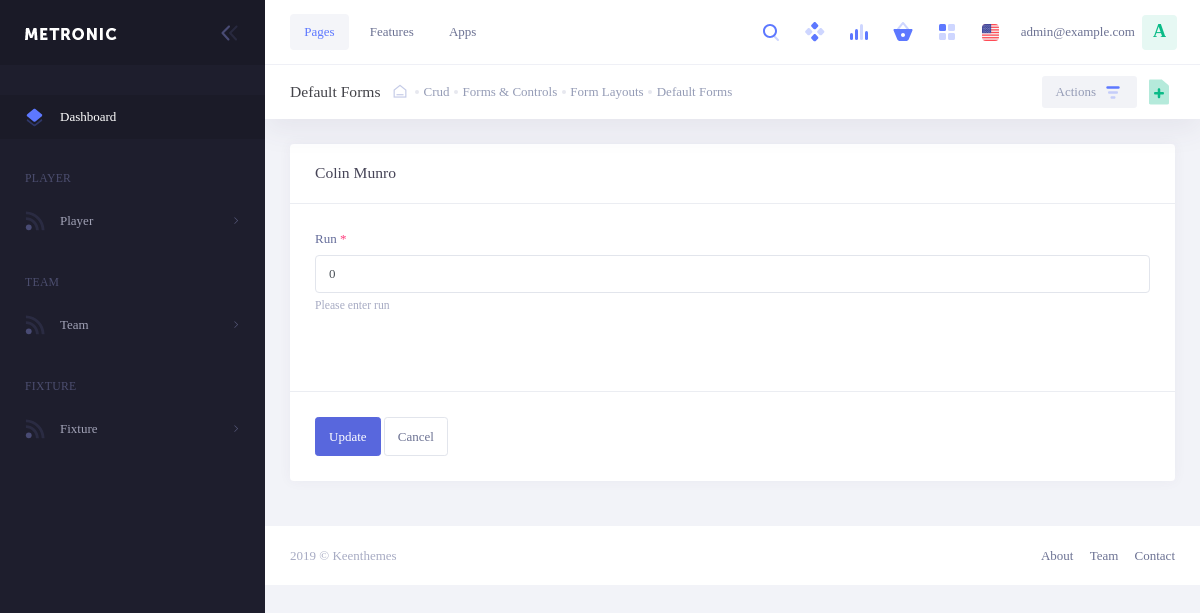
The page /player_history_edit/49/ (signed in) on the database its author committed.
### custom_admin/models.py (models this page shows, shortened)
class User(AbstractBaseUser, PermissionsMixin):
    is_staff = models.BooleanField(default=True)
    is_active = models.BooleanField(default=True)
    email = models.EmailField(max_length=60, unique=True)
    first_name = models.CharField(max_length=60, blank=True)
    last_name = models.CharField(max_length=60, blank=True)
    phone = models.CharField(max_length=20, blank=True)
    avatar = models.ImageField(upload_to='user/profile_images/%Y/%m/%d', default='')
    objects = UserManager()
    USERNAME_FIELD = 'email'

### cricket_app/models.py (models this page shows, shortened)
class PlayerHistory(models.Model):
    fixture = models.ForeignKey(Fixture, on_delete=models.SET_NULL, null=True)
    match = models.ForeignKey(Match, on_delete=models.SET_NULL, null=True)
    team = models.ForeignKey(Team, on_delete=models.SET_NULL, null=True)
    player = models.ForeignKey(Player, on_delete=models.SET_NULL, null=True)
    run = models.IntegerField(default=0)

class Player(models.Model):
    uuid = models.UUIDField(default=uuid.uuid4, editable=False)
    first_name = models.CharField(max_length=250, blank=False)
    last_name = models.CharField(max_length=250, blank=False)
    image_uri = models.ImageField(upload_to='player/image_uri/%Y/%m/%d', blank=False)
    jersey_number = models.PositiveSmallIntegerField()
    country = models.CharField(max_length=250)

### custom_admin/views.py (the view, shortened to what this page needs)
# urls.py: path('player_history_edit/<int:pk>/', PlayerHistoryEdit.as_view(), name='player-history-edit'),
class PlayerHistoryEdit(LoginRequiredMixin, UserPassesTestMixin, View):
    template_name = 'custom_admin/player_history/edit.html'
    login_url = reverse_lazy('login')
    form_class = PlayerHistoryEditForm
    context = dict()
    def test_func(self):
        return self.request.user.is_superuser
    def get(self, request, **kwargs):
        player_history = PlayerHistory.objects.get(pk=kwargs['pk'])
        self.context['player_history'] = player_history
        return render(request, self.template_name, self.context)

### templates/custom_admin/player_history/edit.html (shortened to what this page needs)
{% extends "custom_admin/index.html" %}
{% load static %}
{% block content %}
<div class="kt-subheader   kt-grid__item" id="kt_subheader">
    <div class="kt-subheader__main">
        <h3 class="kt-subheader__title">
            Default Forms </h3>
        <div class="kt-subheader__breadcrumbs">
            <a href="#" class="kt-subheader__breadcrumbs-home"><i class="flaticon2-shelter"></i></a>
            <span class="kt-subheader__breadcrumbs-separator"></span>
            <a href="#" class="kt-subheader__breadcrumbs-link">
                Crud </a>
            <span class="kt-subheader__breadcrumbs-separator"></span>
            <a href="#" class="kt-subheader__breadcrumbs-link">
                Forms & Controls </a>
            <span class="kt-subheader__breadcrumbs-separator"></span>
            <a href="#" class="kt-subheader__breadcrumbs-link">
                Form Layouts </a>
            <span class="kt-subheader__breadcrumbs-separator"></span>
            <a href="#" class="kt-subheader__breadcrumbs-link">
                Default Forms </a>
        </div>
    </div>
    <div class="kt-subheader__toolbar">
        <div class="kt-subheader__wrapper">
            <a href="#" class="btn kt-subheader__btn-primary">
                Actions &nbsp;
            </a>
            <div class="dropdown dropdown-inline" data-toggle="kt-tooltip" title="Quick actions"
                 data-placement="left">
                <a href="#" class="btn btn-icon" data-toggle="dropdown" aria-haspopup="true"
                   aria-expanded="false">
                </a>
            </div>
        </div>
    </div>
</div>
<div class="kt-content  kt-grid__item kt-grid__item--fluid" id="kt_content">
    <div class="row">
        <div class="col-lg-12">
            <div class="kt-portlet">
                <div class="kt-portlet__head">
                    <div class="kt-portlet__head-label">
                        <h3 class="kt-portlet__head-title">
                            {{ player_history.player.first_name }} {{ player_history.player.last_name }}
                        </h3>
                    </div>
                </div>
                <form class="kt-form kt-form--label-left" action="{% url 'player-history-edit' pk=player_history.id %}" method="post"
                      enctype="multipart/form-data">
                    <div class="kt-portlet__body">
                        <div class="kt-section kt-section--first">
                            <div class="form-group">
                                <label> Run <span class="kt-font-danger kt-font-bold">*</span></label>
                                <input type="text" class="form-control" name="run"
                                       placeholder="Enter run" value="{{ player_history.run }}">
                                <span class="form-text text-muted">Please enter run</span>
                            </div>
                        </div>
                    </div>
                    <div class="kt-portlet__foot">
                        <div class="kt-form__actions">
                            <button type="submit" class="btn btn-primary">Update</button>
                            <button type="reset" class="btn btn-secondary">Cancel</button>
                        </div>
                    </div>
                </form>
            </div>
        </div>
    </div>
</div>
{% endblock content %}

### templates/custom_admin/partials/_navbar.html (shortened to what this page needs)
{% load static %}
<div id="kt_header" class="kt-header kt-grid__item  kt-header--fixed ">
    <div class="kt-header-menu-wrapper" id="kt_header_menu_wrapper">
        <div id="kt_header_menu" class="kt-header-menu kt-header-menu-mobile  kt-header-menu--layout-default ">
            <ul class="kt-menu__nav ">
                <li class="kt-menu__item  kt-menu__item--open kt-menu__item--here kt-menu__item--submenu kt-menu__item--rel kt-menu__item--open kt-menu__item--here kt-menu__item--active"
                    data-ktmenu-submenu-toggle="click" aria-haspopup="true"><a href="javascript:;"
                        class="kt-menu__link kt-menu__toggle"><span class="kt-menu__link-text">Pages</span></a>
                </li>
                <li class="kt-menu__item  kt-menu__item--submenu kt-menu__item--rel" data-ktmenu-submenu-toggle="click"
                    aria-haspopup="true"><a href="javascript:;" class="kt-menu__link kt-menu__toggle"><span
                            class="kt-menu__link-text">Features</span></a>
                </li>
                <li class="kt-menu__item  kt-menu__item--submenu kt-menu__item--rel" data-ktmenu-submenu-toggle="click"
                    aria-haspopup="true"><a href="javascript:;" class="kt-menu__link kt-menu__toggle"><span
                            class="kt-menu__link-text">Apps</span></a>
                </li>
            </ul>
        </div>
    </div>
    <div class="kt-header__topbar">
        <div class="kt-header__topbar-item kt-header__topbar-item--search dropdown" id="kt_quick_search_toggle">
            <div class="kt-header__topbar-wrapper" data-toggle="dropdown" data-offset="10px,0px">
                <span class="kt-header__topbar-icon">
                     </span>
            </div>
        </div>
        <div class="kt-header__topbar-item dropdown">
            <div class="kt-header__topbar-wrapper" data-toggle="dropdown" data-offset="30px,0px" aria-expanded="true">
                <span class="kt-header__topbar-icon kt-pulse kt-pulse--brand">
                </span>
            </div>
        </div>
        <div class="kt-header__topbar-item dropdown">
            <div class="kt-header__topbar-wrapper" data-toggle="dropdown" data-offset="30px,0px" aria-expanded="true">
                <span class="kt-header__topbar-icon">
                     </span>
            </div>
        </div>
        <div class="kt-header__topbar-item dropdown">
            <div class="kt-header__topbar-wrapper" data-toggle="dropdown" data-offset="30px,0px" aria-expanded="true">
                <span class="kt-header__topbar-icon">
                     </span>
            </div>
        </div>
        <div class="kt-header__topbar-item kt-header__topbar-item--quick-panel" data-toggle="kt-tooltip"
            title="Quick panel" data-placement="right">
            <span class="kt-header__topbar-icon" id="kt_quick_panel_toggler_btn">
                 </span>
        </div>
        <div class="kt-header__topbar-item kt-header__topbar-item--langs">
            <div class="kt-header__topbar-wrapper" data-toggle="dropdown" data-offset="10px,0px">
                <span class="kt-header__topbar-icon">
                    <img class="" src="{% static 'custom_admin/assets/media/flags/020-flag.svg' %}" alt="" />
                </span>
            </div>
        </div>
        <div class="kt-header__topbar-item kt-header__topbar-item--user">
            <div class="kt-header__topbar-wrapper" data-toggle="dropdown" data-offset="0px,0px">
                <div class="kt-header__topbar-user">
                    <span class="kt-header__topbar-username kt-hidden-mobile">{{ request.user.email }}</span>
                    <span
                        class="kt-badge kt-badge--username kt-badge--unified-success kt-badge--lg kt-badge--rounded kt-badge--bold">{{ request.user.email.0 | title }}</span>
                </div>
            </div>
        </div>
    </div>
</div>

### static/custom_admin/assets/css/demo1/skins/header/base/light.css (style rules this page uses)
@media (min-width: 1025px) { .kt-header { background-color: #ffffff; border-bottom: 1px solid #eff0f6; } }
@media (min-width: 1025px) { .kt-header .kt-header-menu .kt-menu__nav > .kt-menu__item > .kt-menu__link { border-radius: 4px !important; } }
@media (min-width: 1025px) { .kt-header .kt-header-menu .kt-menu__nav > .kt-menu__item > .kt-menu__link .kt-menu__link-text { color: #6c7293; font-weight: 500; } }
@media (min-width: 1025px) { .kt-header .kt-header-menu .kt-menu__nav > .kt-menu__item.kt-menu__item--here > .kt-menu__link, .kt-header .kt-header-menu .kt-menu__nav > .kt-menu__item.kt-menu__item--active > .kt-menu__link, .kt-header .kt-header-menu .kt-menu__nav > .kt-menu__item:hover > .kt-menu__link { background-color: rgba(77, 89, 149, 0.06); } }
@media (min-width: 1025px) { .kt-header .kt-header-menu .kt-menu__nav > .kt-menu__item.kt-menu__item--here > .kt-menu__link .kt-menu__link-text, .kt-header .kt-header-menu .kt-menu__nav > .kt-menu__item.kt-menu__item--active > .kt-menu__link .kt-menu__link-text, .kt-header .kt-header-menu .kt-menu__nav > .kt-menu__item:hover > .kt-menu__link .kt-menu__link-text { color: #5d78ff; } }
.kt-header .kt-header__topbar .kt-header__topbar-item.kt-header__topbar-item--user .kt-header__topbar-user .kt-header__topbar-username { -webkit-transition: all 0.3s; transition: all 0.3s; color: #6c7293; }
.kt-header .kt-header__topbar .kt-header__topbar-item.kt-header__topbar-item--user .kt-header__topbar-user .kt-badge.kt-badge--username { height: 35px; width: 35px; font-size: 1.4rem; font-weight: 600; }

### static/custom_admin/assets/css/demo1/skins/header/menu/light.css (style rules this page uses)
@media (min-width: 1025px) { .kt-header-menu .kt-menu__nav > .kt-menu__item > .kt-menu__link { background-color: none; } }
@media (min-width: 1025px) { .kt-header-menu .kt-menu__nav > .kt-menu__item > .kt-menu__link .kt-menu__link-text { color: #9096b8; } }
@media (min-width: 1025px) { .kt-header-menu .kt-menu__nav > .kt-menu__item.kt-menu__item--active > .kt-menu__link { background-color: none; } }
@media (min-width: 1025px) { .kt-header-menu .kt-menu__nav > .kt-menu__item.kt-menu__item--active > .kt-menu__link .kt-menu__link-text { color: #5d78ff; } }
@media (min-width: 1025px) { .kt-header-menu .kt-menu__nav > .kt-menu__item.kt-menu__item--here > .kt-menu__link { background-color: none; } }
@media (min-width: 1025px) { .kt-header-menu .kt-menu__nav > .kt-menu__item.kt-menu__item--here > .kt-menu__link .kt-menu__link-text { color: #5d78ff; } }

### rows shown on the page
User: user.email "admin@example.com", user.email.0 "A"
PlayerHistory: player.first_name "Colin", player.last_name "Munro", run "0"
